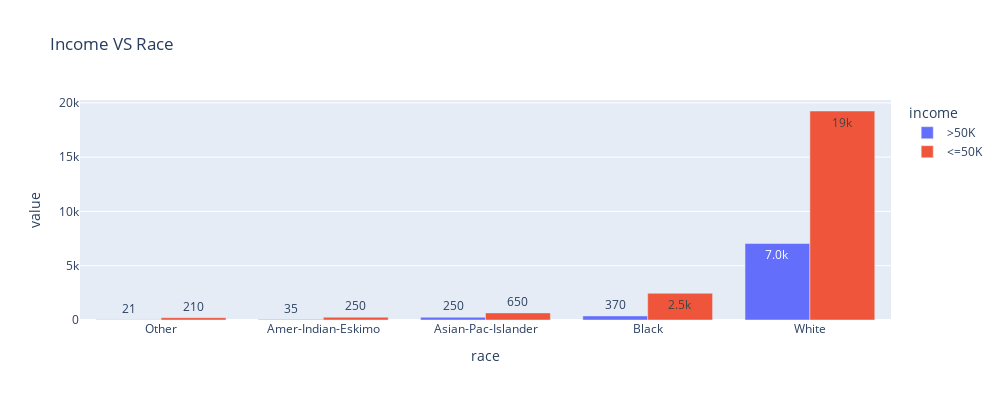

The cell this chart's notebook holds for it:
### Code cell
px.bar(d6,x='race',y=['Count'] ,hover_data=["income"],color="income",barmode='group',text_auto='.2s',width=1000,height=400,title="Income VS Race ")

### Figure 1 — Plotly figure (JSON) as saved in the notebook; plotly's stock layout.template omitted (floating-point values rounded to 4 significant figures)
{"data": [{"alignmentgroup": "True", "customdata": [[">50K"], [">50K"], [">50K"], [">50K"], [">50K"]], "hovertemplate": "income=%{customdata[0]}<br>race=%{x}<br>value=%{y}<extra></extra>", "legendgroup": ">50K", "marker": {"color": "#636efa", "pattern": {"shape": ""}}, "name": ">50K", "offsetgroup": ">50K", "orientation": "v", "showlegend": true, "textposition": "auto", "texttemplate": "%{y:.2s}", "type": "bar", "x": ["Other", "Amer-Indian-Eskimo", "Asian-Pac-Islander", "Black", "White"], "xaxis": "x", "y": [21, 35, 254, 373, 7049], "yaxis": "y"}, {"alignmentgroup": "True", "customdata": [["<=50K"], ["<=50K"], ["<=50K"], ["<=50K"], ["<=50K"]], "hovertemplate": "income=%{customdata[0]}<br>race=%{x}<br>value=%{y}<extra></extra>", "legendgroup": "<=50K", "marker": {"color": "#EF553B", "pattern": {"shape": ""}}, "name": "<=50K", "offsetgroup": "<=50K", "orientation": "v", "showlegend": true, "textposition": "auto", "texttemplate": "%{y:.2s}", "type": "bar", "x": ["Other", "Amer-Indian-Eskimo", "Asian-Pac-Islander", "Black", "White"], "xaxis": "x", "y": [212, 253, 654, 2465, 19249], "yaxis": "y"}], "layout": {"barmode": "group", "height": 400, "legend": {"title": {"text": "income"}, "tracegroupgap": 0}, "title": {"text": "Income VS Race "}, "width": 1000, "xaxis": {"anchor": "y", "domain": [0, 1], "title": {"text": "race"}}, "yaxis": {"anchor": "x", "domain": [0, 1], "title": {"text": "value"}}}}
